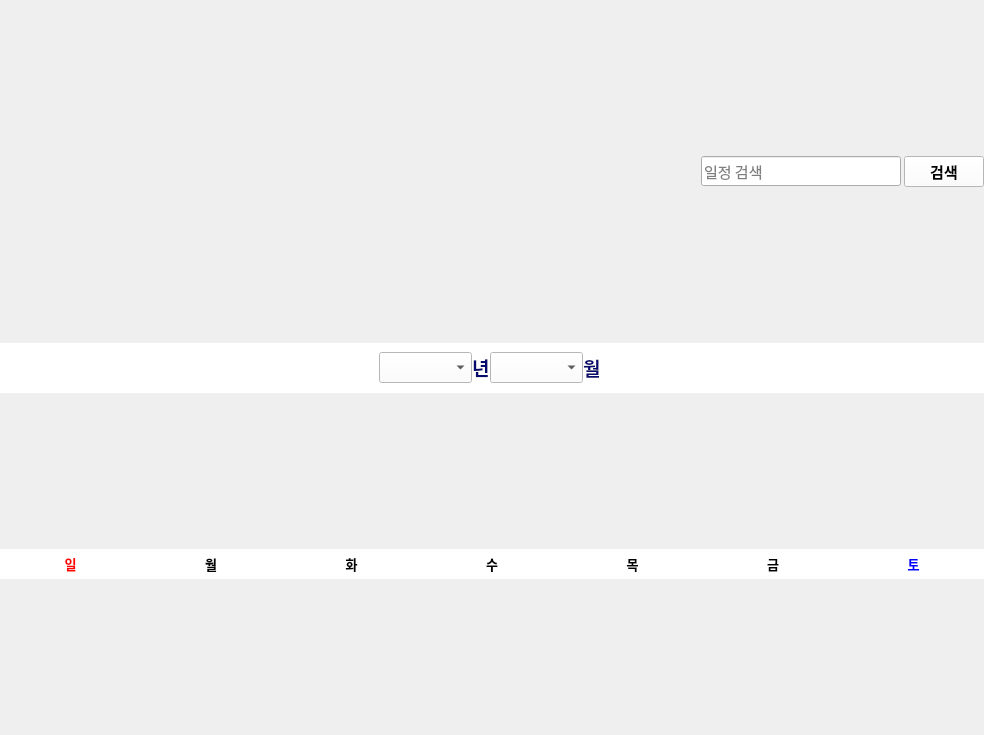
<?xml version="1.0" encoding="UTF-8"?>
<ui version="4.0">
 <class>MainWindow</class>
 <widget class="QMainWindow" name="MainWindow">
  <property name="geometry">
   <rect>
    <x>0</x>
    <y>0</y>
    <width>984</width>
    <height>735</height>
   </rect>
  </property>
  <property name="windowTitle">
   <string>Schedule Manager</string>
  </property>
  <widget class="QWidget" name="centralwidget">
   <layout class="QVBoxLayout" name="verticalLayout">
    <property name="spacing">
     <number>0</number>
    </property>
    <property name="leftMargin">
     <number>0</number>
    </property>
    <property name="topMargin">
     <number>0</number>
    </property>
    <property name="rightMargin">
     <number>0</number>
    </property>
    <property name="bottomMargin">
     <number>0</number>
    </property>
    <item>
     <layout class="QHBoxLayout" name="searchBarLayout">
      <property name="spacing">
       <number>3</number>
      </property>
      <property name="sizeConstraint">
       <enum>QLayout::SizeConstraint::SetDefaultConstraint</enum>
      </property>
      <item>
       <spacer name="horizontalSpacer">
        <property name="orientation">
         <enum>Qt::Orientation::Horizontal</enum>
        </property>
        <property name="sizeHint" stdset="0">
         <size>
          <width>40</width>
          <height>20</height>
         </size>
        </property>
       </spacer>
      </item>
      <item>
       <widget class="QLineEdit" name="searchEdit">
        <property name="maximumSize">
         <size>
          <width>200</width>
          <height>16777215</height>
         </size>
        </property>
        <property name="font">
         <font>
          <family>한컴 말랑말랑</family>
          <pointsize>11</pointsize>
         </font>
        </property>
        <property name="placeholderText">
         <string>일정 검색</string>
        </property>
       </widget>
      </item>
      <item>
       <widget class="QPushButton" name="searchButton">
        <property name="font">
         <font>
          <family>한컴 말랑말랑</family>
          <pointsize>11</pointsize>
          <bold>true</bold>
         </font>
        </property>
        <property name="cursor">
         <cursorShape>ClosedHandCursor</cursorShape>
        </property>
        <property name="styleSheet">
         <string notr="true">background-color:#ffffff;</string>
        </property>
        <property name="text">
         <string>검색</string>
        </property>
       </widget>
      </item>
     </layout>
    </item>
    <item>
     <widget class="QWidget" name="navWidget" native="true">
      <property name="minimumSize">
       <size>
        <width>0</width>
        <height>50</height>
       </size>
      </property>
      <property name="maximumSize">
       <size>
        <width>16777215</width>
        <height>50</height>
       </size>
      </property>
      <property name="styleSheet">
       <string notr="true">background-color:#ffffff;</string>
      </property>
      <layout class="QHBoxLayout" name="horizontalLayout">
       <property name="spacing">
        <number>0</number>
       </property>
       <property name="leftMargin">
        <number>0</number>
       </property>
       <property name="topMargin">
        <number>0</number>
       </property>
       <property name="rightMargin">
        <number>0</number>
       </property>
       <property name="bottomMargin">
        <number>0</number>
       </property>
       <item>
        <widget class="QPushButton" name="prevMonthButton">
         <property name="cursor">
          <cursorShape>ClosedHandCursor</cursorShape>
         </property>
         <property name="styleSheet">
          <string notr="true">border: none;</string>
         </property>
         <property name="text">
          <string/>
         </property>
         <property name="icon">
          <iconset resource="arrow.qrc">
           <normaloff>:/icons/left(3).png</normaloff>:/icons/left(3).png</iconset>
         </property>
         <property name="iconSize">
          <size>
           <width>50</width>
           <height>50</height>
          </size>
         </property>
        </widget>
       </item>
       <item>
        <widget class="QComboBox" name="yearComboBox">
         <property name="sizePolicy">
          <sizepolicy hsizetype="Fixed" vsizetype="Fixed">
           <horstretch>0</horstretch>
           <verstretch>0</verstretch>
          </sizepolicy>
         </property>
         <property name="font">
          <font>
           <family>한컴 말랑말랑</family>
           <pointsize>12</pointsize>
           <bold>true</bold>
          </font>
         </property>
         <property name="cursor">
          <cursorShape>OpenHandCursor</cursorShape>
         </property>
         <property name="minimumContentsLength">
          <number>0</number>
         </property>
         <property name="iconSize">
          <size>
           <width>5</width>
           <height>16</height>
          </size>
         </property>
         <property name="placeholderText">
          <string/>
         </property>
        </widget>
       </item>
       <item>
        <widget class="QLabel" name="yearLabel">
         <property name="sizePolicy">
          <sizepolicy hsizetype="Fixed" vsizetype="Fixed">
           <horstretch>0</horstretch>
           <verstretch>0</verstretch>
          </sizepolicy>
         </property>
         <property name="minimumSize">
          <size>
           <width>0</width>
           <height>0</height>
          </size>
         </property>
         <property name="font">
          <font>
           <family>한컴 말랑말랑</family>
           <pointsize>11</pointsize>
           <bold>true</bold>
           <stylestrategy>PreferDefault</stylestrategy>
          </font>
         </property>
         <property name="cursor">
          <cursorShape>OpenHandCursor</cursorShape>
         </property>
         <property name="layoutDirection">
          <enum>Qt::LayoutDirection::LeftToRight</enum>
         </property>
         <property name="frameShape">
          <enum>QFrame::Shape::NoFrame</enum>
         </property>
         <property name="lineWidth">
          <number>0</number>
         </property>
         <property name="text">
          <string>&lt;html&gt;&lt;head/&gt;&lt;body&gt;&lt;p&gt;&lt;span style=&quot; font-size:14pt; color:#060b6d;&quot;&gt;   년&lt;/span&gt;&lt;/p&gt;&lt;/body&gt;&lt;/html&gt;</string>
         </property>
         <property name="textFormat">
          <enum>Qt::TextFormat::AutoText</enum>
         </property>
         <property name="margin">
          <number>10</number>
         </property>
         <property name="textInteractionFlags">
          <set>Qt::TextInteractionFlag::LinksAccessibleByMouse</set>
         </property>
        </widget>
       </item>
       <item>
        <widget class="QComboBox" name="monthComboBox">
         <property name="sizePolicy">
          <sizepolicy hsizetype="Fixed" vsizetype="Fixed">
           <horstretch>0</horstretch>
           <verstretch>0</verstretch>
          </sizepolicy>
         </property>
         <property name="font">
          <font>
           <family>한컴 말랑말랑</family>
           <pointsize>12</pointsize>
           <bold>true</bold>
          </font>
         </property>
         <property name="cursor">
          <cursorShape>OpenHandCursor</cursorShape>
         </property>
         <property name="iconSize">
          <size>
           <width>5</width>
           <height>16</height>
          </size>
         </property>
        </widget>
       </item>
       <item>
        <widget class="QLabel" name="monthLabel">
         <property name="sizePolicy">
          <sizepolicy hsizetype="Fixed" vsizetype="Fixed">
           <horstretch>0</horstretch>
           <verstretch>0</verstretch>
          </sizepolicy>
         </property>
         <property name="font">
          <font>
           <family>한컴 말랑말랑</family>
           <pointsize>11</pointsize>
           <bold>true</bold>
          </font>
         </property>
         <property name="cursor">
          <cursorShape>OpenHandCursor</cursorShape>
         </property>
         <property name="styleSheet">
          <string notr="true">background-color:#ffffff;</string>
         </property>
         <property name="text">
          <string>&lt;html&gt;&lt;head/&gt;&lt;body&gt;&lt;p&gt;&lt;span style=&quot; font-size:14pt; color:#060b6d;&quot;&gt;월 &lt;/span&gt;&lt;/p&gt;&lt;/body&gt;&lt;/html&gt;</string>
         </property>
         <property name="wordWrap">
          <bool>false</bool>
         </property>
         <property name="margin">
          <number>10</number>
         </property>
        </widget>
       </item>
       <item>
        <widget class="QPushButton" name="nextMonthButton">
         <property name="cursor">
          <cursorShape>ClosedHandCursor</cursorShape>
         </property>
         <property name="styleSheet">
          <string notr="true">border: none;</string>
         </property>
         <property name="text">
          <string/>
         </property>
         <property name="icon">
          <iconset resource="arrow.qrc">
           <normaloff>:/icons/right(2).png</normaloff>:/icons/right(2).png</iconset>
         </property>
         <property name="iconSize">
          <size>
           <width>50</width>
           <height>50</height>
          </size>
         </property>
        </widget>
       </item>
      </layout>
     </widget>
    </item>
    <item>
     <widget class="QWidget" name="daysWidget" native="true">
      <property name="minimumSize">
       <size>
        <width>0</width>
        <height>30</height>
       </size>
      </property>
      <property name="maximumSize">
       <size>
        <width>16777215</width>
        <height>30</height>
       </size>
      </property>
      <layout class="QHBoxLayout" name="daysLayout">
       <property name="spacing">
        <number>0</number>
       </property>
       <property name="leftMargin">
        <number>0</number>
       </property>
       <property name="topMargin">
        <number>0</number>
       </property>
       <property name="rightMargin">
        <number>0</number>
       </property>
       <property name="bottomMargin">
        <number>0</number>
       </property>
       <item>
        <widget class="QLabel" name="sundayLabel">
         <property name="font">
          <font>
           <family>한컴 말랑말랑</family>
           <pointsize>10</pointsize>
           <bold>true</bold>
          </font>
         </property>
         <property name="styleSheet">
          <string notr="true">background-color: #ffffff; color: red; font-weight: bold;</string>
         </property>
         <property name="text">
          <string>일</string>
         </property>
         <property name="alignment">
          <set>Qt::AlignmentFlag::AlignCenter</set>
         </property>
        </widget>
       </item>
       <item>
        <widget class="QLabel" name="mondayLabel">
         <property name="font">
          <font>
           <family>한컴 말랑말랑</family>
           <pointsize>10</pointsize>
           <bold>true</bold>
          </font>
         </property>
         <property name="styleSheet">
          <string notr="true">background-color: #ffffff; color: black; font-weight: bold;</string>
         </property>
         <property name="text">
          <string>월</string>
         </property>
         <property name="alignment">
          <set>Qt::AlignmentFlag::AlignCenter</set>
         </property>
        </widget>
       </item>
       <item>
        <widget class="QLabel" name="tuesdayLabel">
         <property name="font">
          <font>
           <family>한컴 말랑말랑</family>
           <pointsize>10</pointsize>
           <bold>true</bold>
          </font>
         </property>
         <property name="styleSheet">
          <string notr="true">background-color: #ffffff; color: black; font-weight: bold;</string>
         </property>
         <property name="text">
          <string>화</string>
         </property>
         <property name="alignment">
          <set>Qt::AlignmentFlag::AlignCenter</set>
         </property>
        </widget>
       </item>
       <item>
        <widget class="QLabel" name="wednesdayLabel">
         <property name="font">
          <font>
           <family>한컴 말랑말랑</family>
           <pointsize>10</pointsize>
           <bold>true</bold>
          </font>
         </property>
         <property name="styleSheet">
          <string notr="true">background-color: #ffffff; color: black; font-weight: bold;</string>
         </property>
         <property name="text">
          <string>수</string>
         </property>
         <property name="alignment">
          <set>Qt::AlignmentFlag::AlignCenter</set>
         </property>
        </widget>
       </item>
       <item>
        <widget class="QLabel" name="thursdayLabel">
         <property name="font">
          <font>
           <family>한컴 말랑말랑</family>
           <pointsize>10</pointsize>
           <bold>true</bold>
          </font>
         </property>
         <property name="styleSheet">
          <string notr="true">background-color: #ffffff; color: black; font-weight: bold;</string>
         </property>
         <property name="text">
          <string>목</string>
         </property>
         <property name="alignment">
          <set>Qt::AlignmentFlag::AlignCenter</set>
         </property>
        </widget>
       </item>
       <item>
        <widget class="QLabel" name="fridayLabel">
         <property name="font">
          <font>
           <family>한컴 말랑말랑</family>
           <pointsize>10</pointsize>
           <bold>true</bold>
          </font>
         </property>
         <property name="styleSheet">
          <string notr="true">background-color: #ffffff; color: black; font-weight: bold;</string>
         </property>
         <property name="text">
          <string>금</string>
         </property>
         <property name="alignment">
          <set>Qt::AlignmentFlag::AlignCenter</set>
         </property>
        </widget>
       </item>
       <item>
        <widget class="QLabel" name="saturdayLabel">
         <property name="font">
          <font>
           <family>한컴 말랑말랑</family>
           <pointsize>10</pointsize>
           <bold>true</bold>
          </font>
         </property>
         <property name="styleSheet">
          <string notr="true">background-color:#ffffff; color: blue; font-weight: bold;</string>
         </property>
         <property name="text">
          <string>토</string>
         </property>
         <property name="alignment">
          <set>Qt::AlignmentFlag::AlignCenter</set>
         </property>
        </widget>
       </item>
      </layout>
     </widget>
    </item>
    <item>
     <layout class="QVBoxLayout" name="calendarLayout"/>
    </item>
   </layout>
  </widget>
 </widget>
 <resources>
  <include location="arrow.qrc"/>
 </resources>
 <connections/>
</ui>
